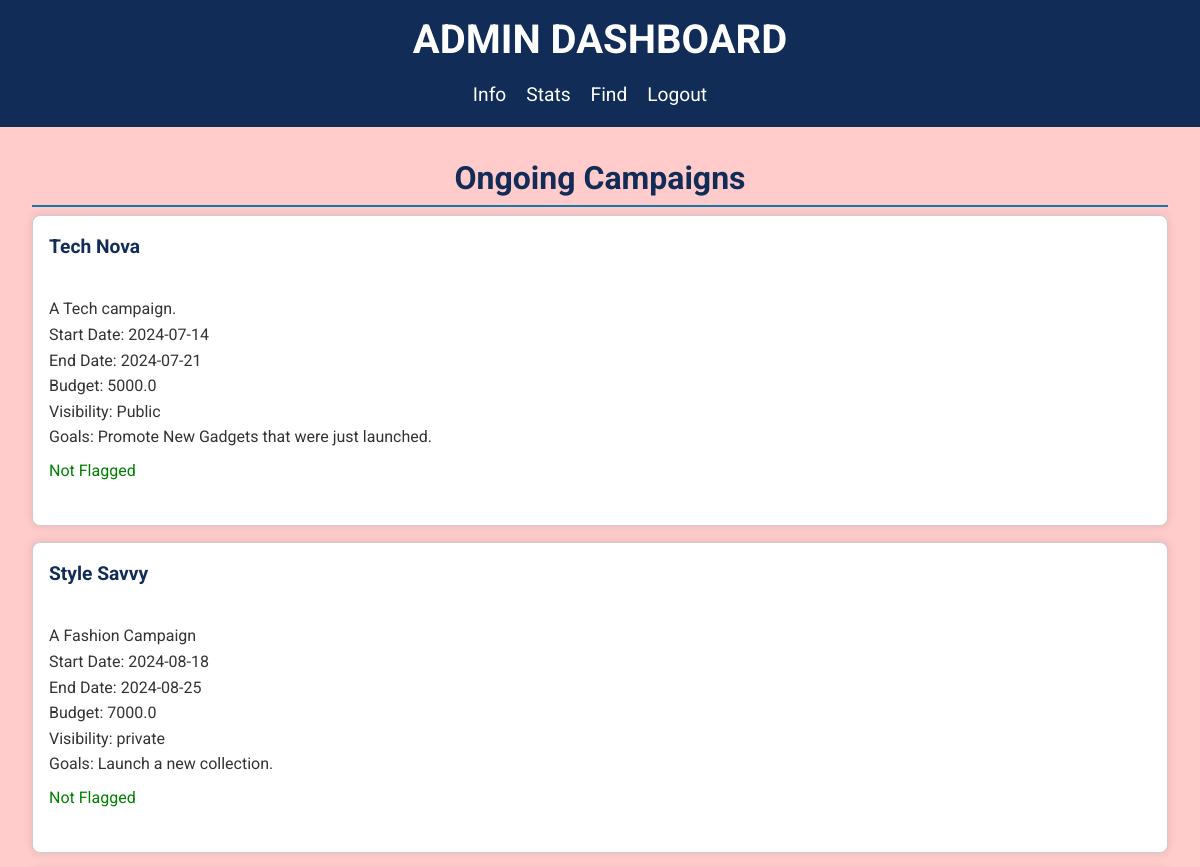
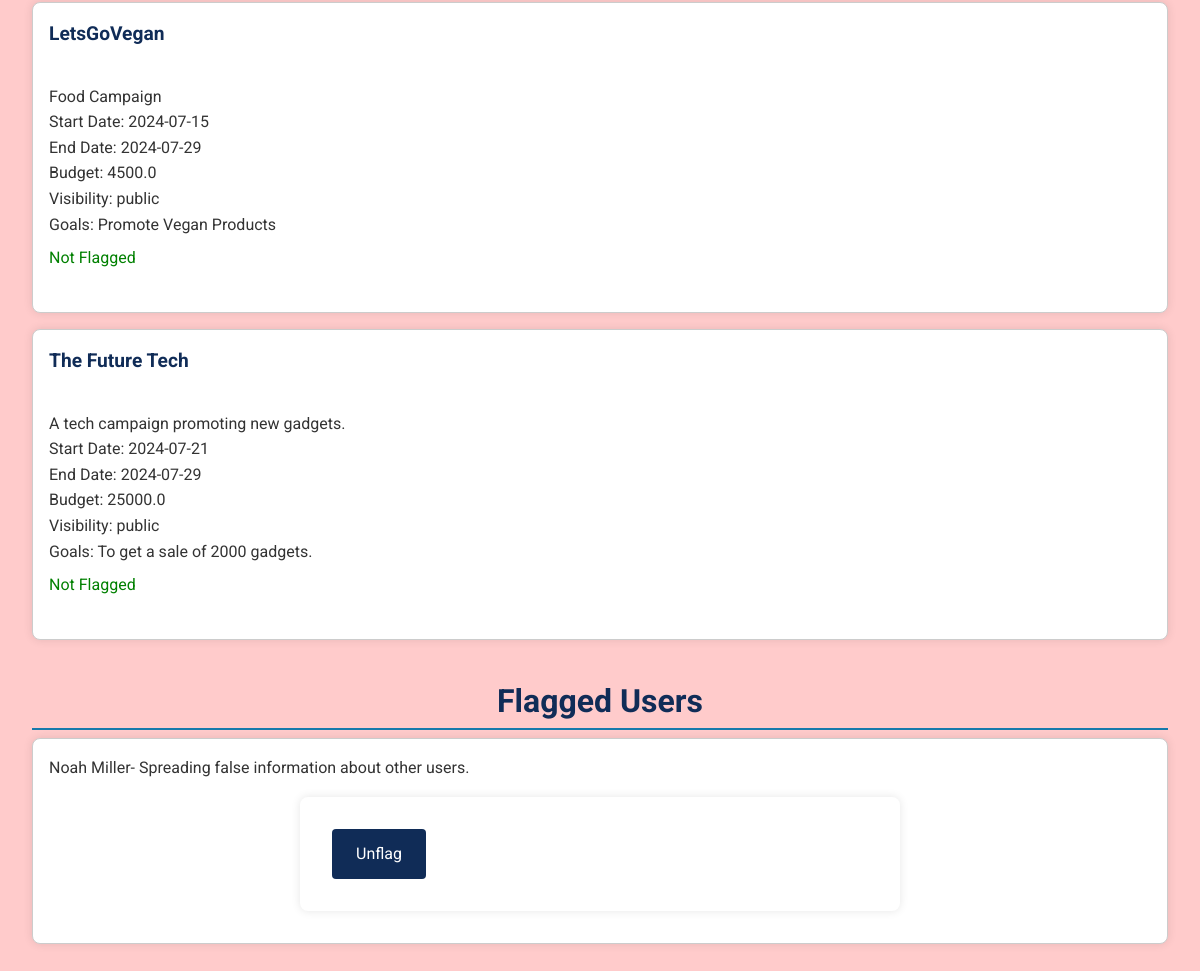
Screenshot of /admin/info with the database file from the repository (2 pictures, top to bottom).
### models.py (models this page shows, shortened)
class Campaigns(db.Model):
    __tablename__='campaigns'
    campaign_id=db.Column(db.Integer, primary_key=True, autoincrement=True)
    sponsor_id=db.Column(db.Integer, db.ForeignKey('sponsors.sponsor_id'), nullable=False)
    name=db.Column(db.String, nullable=False)
    description=db.Column(db.Text)
    start_date=db.Column(db.Date)
    end_date=db.Column(db.Date)
    budget=db.Column(db.Float)
    visibility=db.Column(db.String, nullable=False)
    goals=db.Column(db.Text)
    flagged= db.Column(db.Boolean, default=False)
    sponsor = db.relationship('Sponsors', back_populates='campaigns')
    ad_requests = db.relationship('Ad_Requests', back_populates='campaign', lazy=True, overlaps="ad_requests_relation")
    __table_args__ = (
        CheckConstraint("visibility IN ('Public', 'Private')", name='check_visibility'),
    )

class Flagged_Users(db.Model):
    __tablename__='flagged_users'
    flag_id=db.Column(db.Integer, primary_key=True, autoincrement=True)
    user_id=db.Column(db.Integer, db.ForeignKey('users.user_id'))
    reason=db.Column(db.Text)
    flag_date=db.Column(db.DateTime)
    user = db.relationship('Users', back_populates='flagged_users')

class Users(db.Model):
    __tablename__= 'users'
    user_id=db.Column(db.Integer, primary_key=True, autoincrement=True)
    username=db.Column(db.String, unique=True, nullable=False)
    password=db.Column(db.String, nullable=False)
    user_type=db.Column(db.String, nullable=False)
    email=db.Column(db.String, unique=True)
    name=db.Column(db.String)
    sponsors = db.relationship('Sponsors', back_populates='user', uselist=False)
    influencers = db.relationship('Influencers', back_populates='user', uselist=False)
    messages_sent = db.relationship('Messages', foreign_keys='Messages.sender_id', back_populates='sender', lazy=True)
    messages_received = db.relationship('Messages', foreign_keys='Messages.receiver_id', back_populates='receiver', lazy=True)
    flagged_users = db.relationship('Flagged_Users', back_populates='user', lazy=True)

### app.py (the view)
@app.route('/admin/info')
def admin_info():
    campaigns = Campaigns.query.all()
    flagged_users= db.session.query(Flagged_Users, Users).join(Users).all()
    return render_template('admin_info.html', campaigns=campaigns, flagged_users=flagged_users)

### templates/admin_info.html (shortened to what this page needs)
<!DOCTYPE html>
<html lang="en">
<head>
    <link rel="stylesheet" href="/static/css/admin_dashboard.css">
    <link rel="stylesheet" href="https://cdn.jsdelivr.net/npm/bootstrap@4.4.1/dist/css/bootstrap.min.css">
</head>
<body>
    <header>
        <h1><b>ADMIN DASHBOARD</b></h1>
        <nav>
            <ul>
                <li><a href="{{ url_for('admin_info') }}">Info</a></li>
                <li><a href="{{ url_for('admin_stats') }}">Stats</a></li>
                <li><a href="{{ url_for('admin_find') }}">Find</a></li>
                <li><a href="{{ url_for('logout') }}">Logout</a></li>
            </ul>
        </nav>
    </header>
    <main>
        <h2><b>Ongoing Campaigns</b></h2>
        <ul>
            {% for campaign in campaigns %}
                <li>
                    <strong>{{ campaign.name }}</strong><br>
                    {{ campaign.description }}<br>
                    Start Date: {{ campaign.start_date }}<br>
                    End Date: {{ campaign.end_date }}<br>
                    Budget: {{ campaign.budget }}<br>
                    Visibility: {{ campaign.visibility }}<br>
                    Goals: {{ campaign.goals }}<br>
                    {% if campaign.flagged %}
                        <span style="color: red;">Flagged</span><br>
                        <form method="POST" action="{{ url_for('unflag_campaign') }}">
                            <input type="hidden" name="campaign_id" value="{{ campaign.campaign_id }}">
                            <button type="submit">Unflag</button>
                        </form>
                    {% else %}
                        <span style="color: green;">Not Flagged</span><br>
                    {% endif %}
                </li>
            {% endfor %}
        </ul>
        <br>
        <h2><b>Flagged Users</b></h2>
        <ul>
            {% for flagged_user, user in flagged_users %}
                <li>
                    {{ user.name }}- {{ flagged_user.reason }}
                    <form method="POST" action="{{ url_for('unflag_user') }}">
                        <button type="submit">Unflag</button>
                    </form>
                </li>
            {% endfor %}
        </ul>
    </main>
</body>
</html>

### static/css/admin_dashboard.css (style rules this page uses)
body, html { margin: 0; padding: 0; box-sizing: border-box; }
body { font-family: 'Roboto', sans-serif !important; font-size: 16px !important; font-weight: normal !important; background-color: #FFCBCB !important; color: #333 !important; line-height: 1.6 !important; }
h1, h2, h3, p { font-family: 'Roboto', sans-serif !important; }
header { background-color: #102C57 !important; color: #fff !important; padding: 1rem !important; text-align: center !important; }
header h1 { margin: 0 !important; font-size: 2.5rem !important; }
nav ul { list-style-type: none !important; padding: 0 !important; display: flex !important; justify-content: center !important; margin: 1rem 0 0 !important; }
nav ul li { display: inline !important; margin-right: 20px !important; }
nav ul li a { color: #fff !important; text-decoration: none !important; font-size: 1.2rem !important; }
main ul { list-style-type: none; padding: 0; }
main ul li { background-color: #fff; border: 1px solid #ccc; border-radius: 8px; padding: 1rem; margin-bottom: 1rem; box-shadow: 0 0 10px rgba(0, 0, 0, 0.1); }
main ul li strong { display: block; font-size: 1.2rem; color: #102C57; margin-bottom: 0.5rem; }
main ul li span { display: block; font-size: 1rem; margin-top: 0.5rem; }
main ul li form { margin-top: 1rem; }
main { padding: 2rem; max-width: 1200px; margin: 0 auto; }
main h2 { margin-top: 0; font-size: 2rem; color: #102C57; border-bottom: 2px solid #1679AB; padding-bottom: 0.5rem; text-align: center; }
form { background-color: #fff; padding: 2rem; border-radius: 8px; box-shadow: 0 0 10px rgba(0, 0, 0, 0.1); max-width: 600px; margin: 1rem auto; }
form button { background-color: #102C57; color: #fff; padding: 0.75rem 1.5rem; border: none; border-radius: 4px; cursor: pointer; }

### rows the page displays
Campaigns: name "Tech Nova", description "A Tech campaign.", start_date "2024-07-14", end_date "2024-07-21", budget "5000.0", visibility "Public", goals "Promote New Gadgets that were just launched.", flagged "Not Flagged"
Campaigns: name "Style Savvy", description "A Fashion Campaign", start_date "2024-08-18", end_date "2024-08-25", budget "7000.0", visibility "private", goals "Launch a new collection.", flagged "Not Flagged"
Campaigns: name "LetsGoVegan", description "Food Campaign", start_date "2024-07-15", end_date "2024-07-29", budget "4500.0", visibility "public", goals "Promote Vegan Products", flagged "Not Flagged"
Campaigns: name "The Future Tech", description "A tech campaign promoting new gadgets.", start_date "2024-07-21", end_date "2024-07-29", budget "25000.0", visibility "public", goals "To get a sale of 2000 gadgets.", flagged "Not Flagged"
Flagged_Users: name "Noah Miller", reason "Spreading false information about other users."
